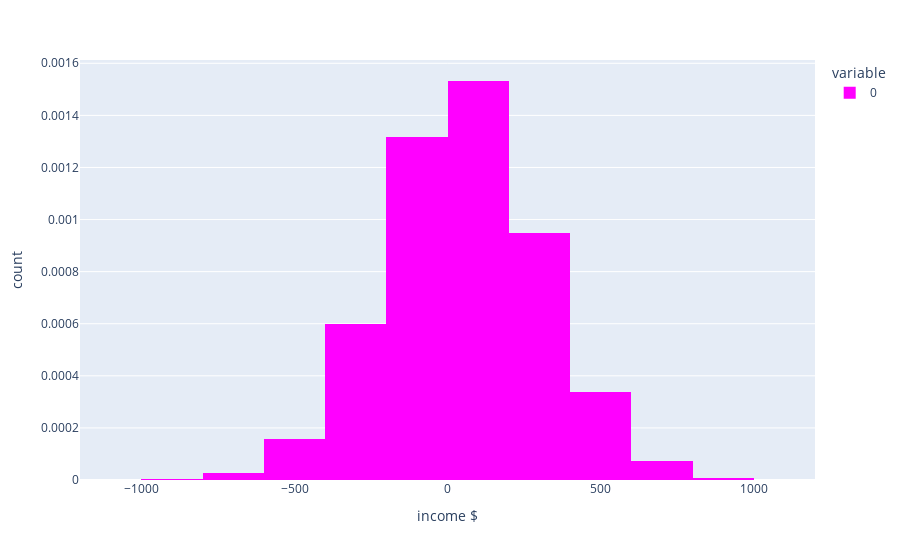

Notebook code for this chart:
### Code cell
import plotly.express as py

py.histogram(income_endpoint,
             nbins=20,
             histnorm='probability density',
             labels={'value':'income $','count':'probability'}, 
             color_discrete_sequence=['magenta'])

### Figure 1 — Plotly figure (JSON) as saved in the notebook; plotly's stock layout.template omitted (floating-point values rounded to 4 significant figures; data arrays with more than 128 entries replaced by an {"elided": "..."} marker saying what was removed)
{"data": [{"alignmentgroup": "True", "bingroup": "x", "histnorm": "probability density", "hovertemplate": "variable=0<br>income $=%{x}<br>count=%{y}<extra></extra>", "legendgroup": "0", "marker": {"color": "magenta"}, "name": "0", "nbinsx": 20, "offsetgroup": "0", "orientation": "v", "showlegend": true, "type": "histogram", "x": {"elided": "10000 int values"}, "xaxis": "x", "yaxis": "y"}], "layout": {"barmode": "relative", "legend": {"title": {"text": "variable"}, "tracegroupgap": 0}, "margin": {"t": 60}, "xaxis": {"anchor": "y", "domain": [0, 1], "title": {"text": "income $"}}, "yaxis": {"anchor": "x", "domain": [0, 1], "title": {"text": "count"}}}}
